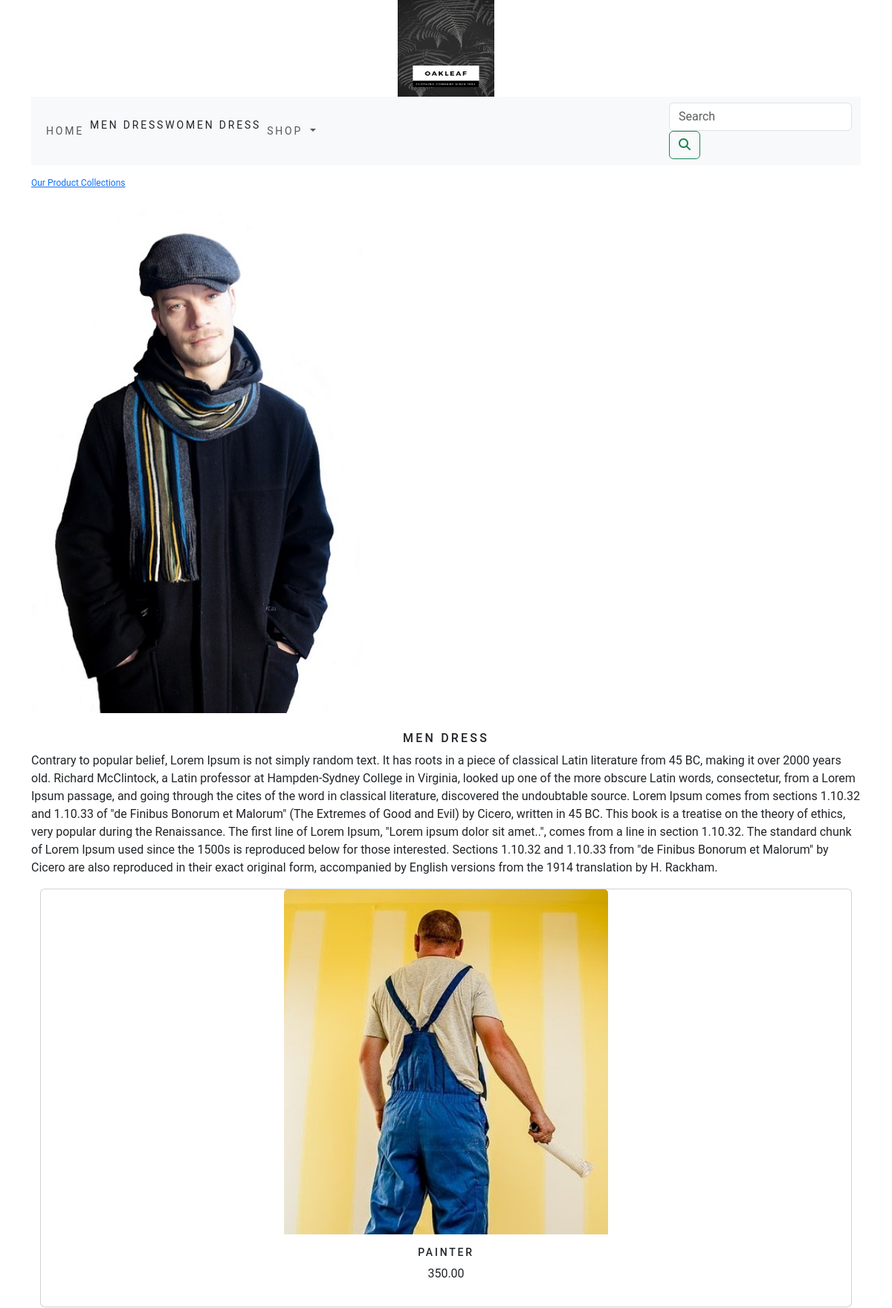
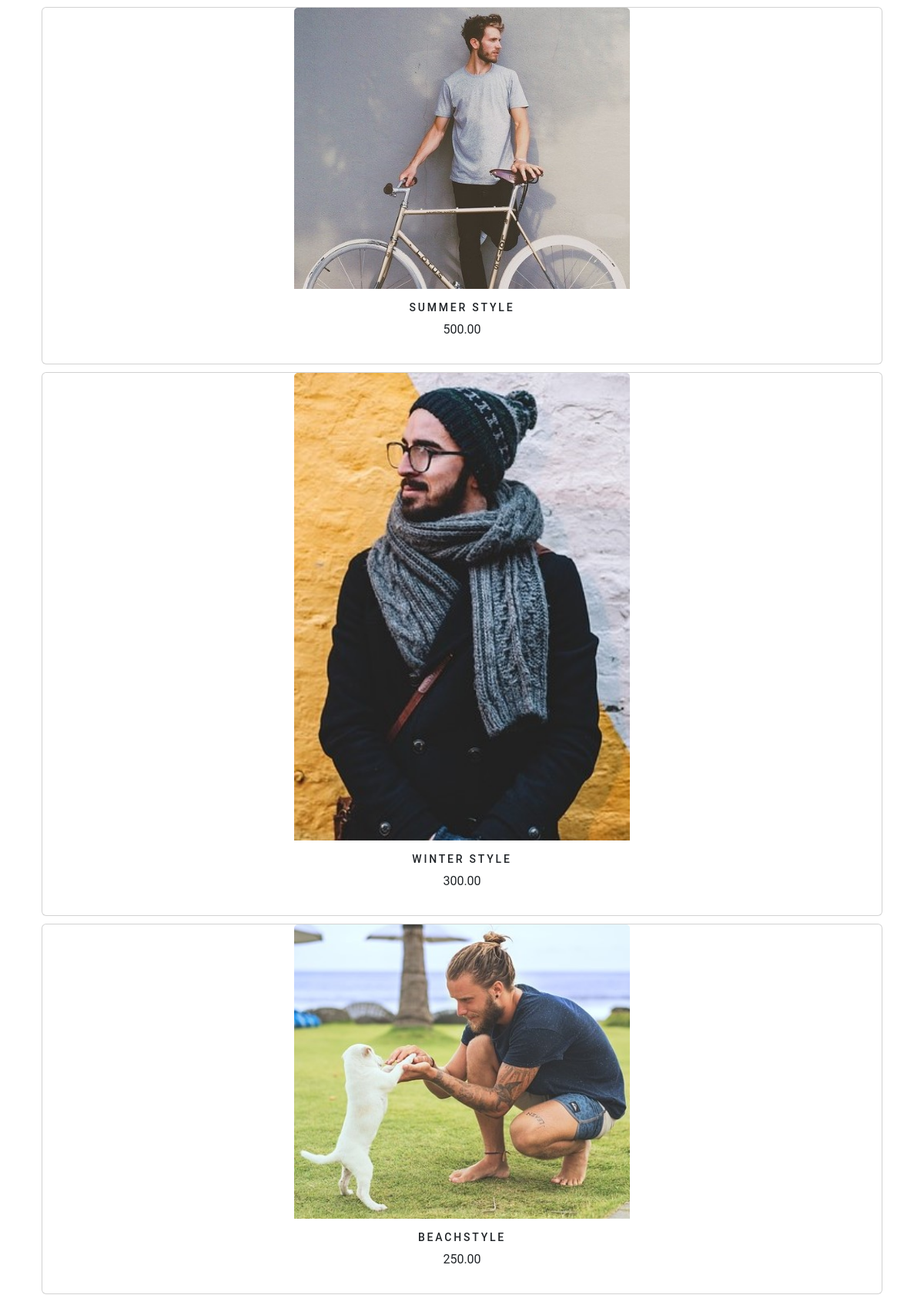
The app's page //men-dress/ (upper part) with its own data (2 pictures, top to bottom).
### shop/models.py (models this page shows, shortened)
class  Category(models.Model):
    name=models.CharField(max_length=100,unique=True)
    slug=models.SlugField(max_length=350,unique=True)
    description=models.TextField(blank=True)
    image=models.ImageField(upload_to='category',blank=True)
    class Meta:
        ordering=('name',)
        verbose_name='category'
        verbose_name_plural='categories'
    def get_url(self):
        return reverse('shop:product_by_category',args=[self.slug])

class Product(models.Model):
    name=models.CharField(max_length=100,unique=True)
    slug=models.SlugField(max_length=300,unique=True)
    description=models.TextField(blank=True)
    price=models.DecimalField(max_digits=10,decimal_places=2)
    category=models.ForeignKey(Category,on_delete=models.CASCADE)
    image=models.ImageField(upload_to='product',blank=True)
    stock=models.IntegerField()
    available=models.BooleanField(default=True)
    created=models.DateTimeField(auto_now_add=True)
    updated=models.DateTimeField(auto_now=True)
    def get_url(self):
        return reverse('shop:prodCatdetail',args=[self.category.slug,self.slug])
    class Meta:
        ordering=('name',)
        verbose_name='product'
        verbose_name_plural='products'

### shop/views.py (the view)
# urls.py: path('', views.allProdCat,name='allProdCat'),
def allProdCat(request,c_slug=None):
    c_page=None
    products_list=None
    if c_slug!=None:
        c_page=get_object_or_404(Category,slug=c_slug)
        products_list=Product.objects.all().filter(category=c_page,available=True)
    else:
        products_list=Product.objects.all().filter(available=True)
    paginator=Paginator(products_list,6)
    try:
        page=int(request.GET.get('page','1'))
    except:
        page=1
    try:
        products=paginator.page(page)
    except(EmptyPage,InvalidPage):
        products=paginator.page(paginator.num_pages)
    return render(request,'category.html',{'category':c_page,'products':products})

### cart/context_processors.py (called while the page is built)
def counter(request):
    item_count=0
    if 'admin' in request.path:
        return {}
    else:
        try:
            cart=Cart.objects.filter(cart_id=_cart_id(request))
            cart_items=CartItem.objects.all().filter(cart=cart[:1])
            for cart_item in cart_items:
                item_count += cart_item.quantity
        except Cart.DoesNotExist:
            item_count =0
    return dict(item_count=item_count)

### cart/views.py (called while the page is built)
def _cart_id(request):
    cart=request.session.session_key
    if not cart:
        cart=request.session.create()
    return cart

### shop/context_processors.py (called while the page is built)
def menu_links(request):
    links=Category.objects.all()
    return dict(links=links)

### templates/category.html (shortened to what this page needs)
{% extends 'base.html' %}
{% load static %}
{% block content %}
{% if category %}
<div>
 <div class="row my_row_class">
 <div class="mx_auto">
  <p><a href="{% url 'shop:allProdCat' %}">Our Product Collections</a> </p>
 </div>
</div>
</div>
{% endif %}
<div class="mx_auto">
 {% if category %}
 <img  class="my_image" src="{{category.image.url}}" alt="{{category.name}}">
</div>
<br>
<div>
 <h3 class="text-center my_title"> {{category.name}}   </h3>
 <p class="text-justify">  {{category.description}}     </p>
</div>
{% endif %}
<div class="container">
 <div class="row mx_auto">
  {% for product in products.object_list %}
  <div class="my_bottom_margin col-9 col-sm-12 col-md-12 col-md-12 xol-lg-4">
   <div class="card text-center" style="min-width:18rem;">
    <a href="{{product.get_url}}"> <img class="card-img-top my_image" src="{{product.image.url}}"  alt="{{product.name}}"></a>
    <div class="card-body">
     <h3> {{product.name}}  </h3>
     <p>   {{product.price}}    </p>
    </div>
   </div>
  </div>
  {% endfor %}
 </div>
 <br>
</div>
{% endblock %}

### templates/navbar.html (shortened to what this page needs)
<nav class="navbar navbar-expand-lg navbar-light bg-light">
  <div class="container-fluid">
    <div class="collapse navbar-collapse" id="navbarSupportedContent">
      <ul class="navbar-nav me-auto mb-2 mb-lg-0">
        <li class="nav-item">
          <a class="nav-link"  href="{% url 'shop:allProdCat' %}">Home</a>
        </li>
        <li class="nav-item">
             {% for cat in links %}
            <li><a class="dropdown-item" href="{{cat.get_url}}">{{cat.name}}</a></li>
               {% endfor %}
         <li class="nav-item dropdown {% if 'shop' in request.path %} active {% endif %}">
          <a class="nav-link dropdown-toggle" href="#" id="navbarDropdown" role="button" data-bs-toggle="dropdown" aria-expanded="false">
            Shop
          </a>
        </li>
      </ul>
       <form class="form-inline my-2 my-lg-0" action="{% url 'search_app:SearchResult' %}" method="GET">
      <input class="form-control mr-sm-2" type="search" placeholder="Search" name="q" aria-label="Search">
      <button class="btn btn-outline-success my-2 my-sm-0" type="submit"><i class="fa fa-search" ></i></button>
    </form>
    </div>
  </div>
</nav>

### static/css/custom.css (style rules this page uses)
body { font-family: 'Roboto', sans-serif; }
.nav-item { letter-spacing : .2em; font-size :14px; text-transform :uppercase; }
.dropdown-item { letter-spacing :.2em; font-size :14px; text-transform :uppercase; }
.my_row_class { padding-top :15px; }
.my_row_class .mx_auto { color:#000; font-size:12px; }
.my_image { width: 40%; height: 40%; }
.my_title { font-size:16px; text-transform:uppercase; letter-spacing:.2em; }
.my_bottom_margin { margin-bottom:10px; }
.card-body h3 { font-size:14px; text-transform:uppercase; letter-spacing:.2em; }

### records on screen
Category: name "MEN DRESS", image (picture), description "Contrary to popular belief, Lorem Ipsum is not simply random text. It has roots in a piece of classical Latin literature from 45 BC, making it over 2000 years old. Richard McClintock, a Latin professor at Hampden-Sydney College in Virginia, looked up one of the more obscure Latin words, consectetur, from a Lorem Ipsum passage, and going through the cites of the word in classical literature, discovered the undoubtable source. Lorem Ipsum comes from sections 1.10.32 and 1.10.33 of \"de Finibus Bonorum et Malorum\" (The Extremes of Good and Evil) by Cicero, written in 45 BC. This book is a treatise on the theory of ethics, very popular during the Renaissance. The first line of Lorem Ipsum,…"
Category: name "WOMEN DRESS"
Product: image (picture), name "PAINTER", price "350.00"
Product: image (picture), name "SUMMER STYLE", price "500.00"
Product: image (picture), name "WINTER STYLE", price "300.00"
Product: image (picture), name "BEACHSTYLE", price "250.00"
